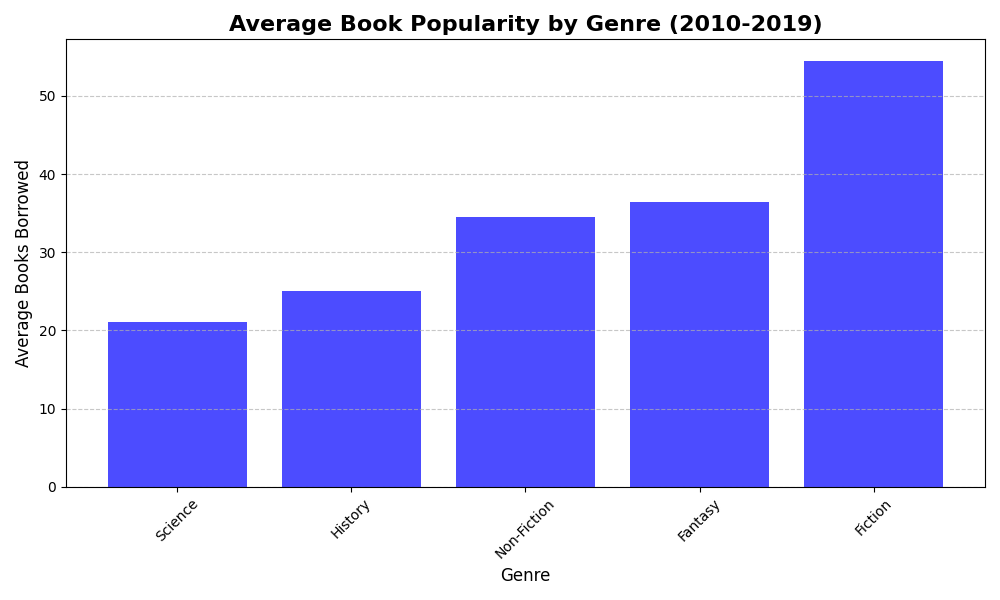

Write Python code to recreate this figure.
import matplotlib.pyplot as plt
import numpy as np

# Defining genres and randomly altered average popularity over the decade
genres = ['Fiction', 'Non-Fiction', 'Science', 'History', 'Fantasy']
avg_popularity = [
    np.mean([75, 45, 40, 30, 65, 50, 80, 55, 70, 35]),        # Fiction (altered)
    np.mean([42, 25, 22, 38, 48, 20, 45, 30, 35, 40]),        # Non-Fiction (altered)
    np.mean([20, 32, 15, 30, 28, 10, 25, 22, 12, 17]),        # Science (altered)
    np.mean([28, 18, 32, 25, 30, 35, 20, 22, 15, 26]),        # History (altered)
    np.mean([35, 42, 29, 45, 25, 38, 50, 32, 40, 28])         # Fantasy (altered)
]

# Sorting genres by their altered average popularity
genres_sorted_indices = np.argsort(avg_popularity)
genres_sorted = [genres[i] for i in genres_sorted_indices]
avg_popularity_sorted = [avg_popularity[i] for i in genres_sorted_indices]

# Bar chart for genres sorted by altered average popularity
plt.figure(figsize=(10, 6))
plt.bar(genres_sorted, avg_popularity_sorted, color='b', alpha=0.7)
plt.title('Average Book Popularity by Genre (2010-2019)', fontsize=16, fontweight='bold')
plt.xlabel('Genre', fontsize=12)
plt.ylabel('Average Books Borrowed', fontsize=12)
plt.xticks(rotation=45)
plt.grid(axis='y', linestyle='--', alpha=0.7)

# Display the chart
plt.tight_layout()
plt.show()
